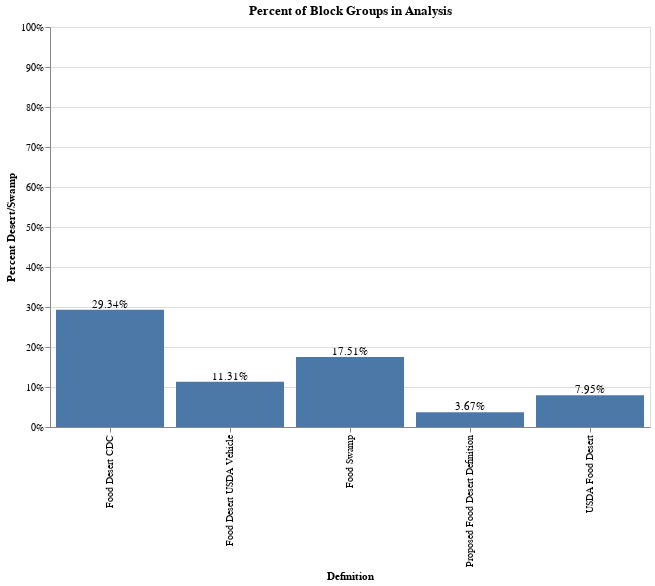

The code cell stored with this chart in its notebook:
### Code cell
pct = df[['USDA Food Desert', 'Food Desert CDC', 'food_swamp_flag', 'Food Desert USDA Vehicle', 'Proposed Food Desert Definition']].rename(columns={'food_swamp_flag': 'Food Swamp'})
pct = pd.DataFrame(pct.replace(0, np.nan).agg('count'))
pct = pct.rename(columns={0: 'Block Group Count'})
totalblockgroups = len(df['Geo Index'].unique())
pct['Percent Desert/Swamp'] = pct['Block Group Count'] / totalblockgroups
pct = pct.reset_index().rename(columns={'index': 'Definition'})

bar = alt.Chart(pct).mark_bar().encode(
        x=alt.X('Definition'),
        y = alt.Y('Percent Desert/Swamp', scale=alt.Scale(domain=[0,1])).axis(format='%')
    ).properties(width=600, height=400)

txt = bar.mark_text(dy=-5).encode(
    text=alt.Text('Percent Desert/Swamp:Q', format='.2%')
)

(bar + txt).properties(title='Percent of Block Groups in Analysis')

### Figure 1 — Vega-Lite specification as saved in the notebook (floating-point values rounded to 4 significant figures)
{"config": {"view": {"continuousWidth": 300, "continuousHeight": 300}}, "layer": [{"mark": {"type": "bar"}, "encoding": {"x": {"field": "Definition", "type": "nominal"}, "y": {"axis": {"format": "%"}, "field": "Percent Desert/Swamp", "scale": {"domain": [0, 1]}, "type": "quantitative"}}}, {"mark": {"type": "text", "dy": -5}, "encoding": {"text": {"field": "Percent Desert/Swamp", "format": ".2%", "type": "quantitative"}, "x": {"field": "Definition", "type": "nominal"}, "y": {"axis": {"format": "%"}, "field": "Percent Desert/Swamp", "scale": {"domain": [0, 1]}, "type": "quantitative"}}}], "data": {"name": "data-9115267ab418c522aeca515ab25ff956"}, "height": 400, "title": "Percent of Block Groups in Analysis", "width": 600, "$schema": "https://vega.github.io/schema/vega-lite/v5.20.1.json", "datasets": {"data-9115267ab418c522aeca515ab25ff956": [{"Definition": "USDA Food Desert", "Block Group Count": 1481, "Percent Desert/Swamp": 0.07946}, {"Definition": "Food Desert CDC", "Block Group Count": 5469, "Percent Desert/Swamp": 0.2934}, {"Definition": "Food Swamp", "Block Group Count": 3264, "Percent Desert/Swamp": 0.1751}, {"Definition": "Food Desert USDA Vehicle", "Block Group Count": 2108, "Percent Desert/Swamp": 0.1131}, {"Definition": "Proposed Food Desert Definition", "Block Group Count": 684, "Percent Desert/Swamp": 0.0367}]}}
